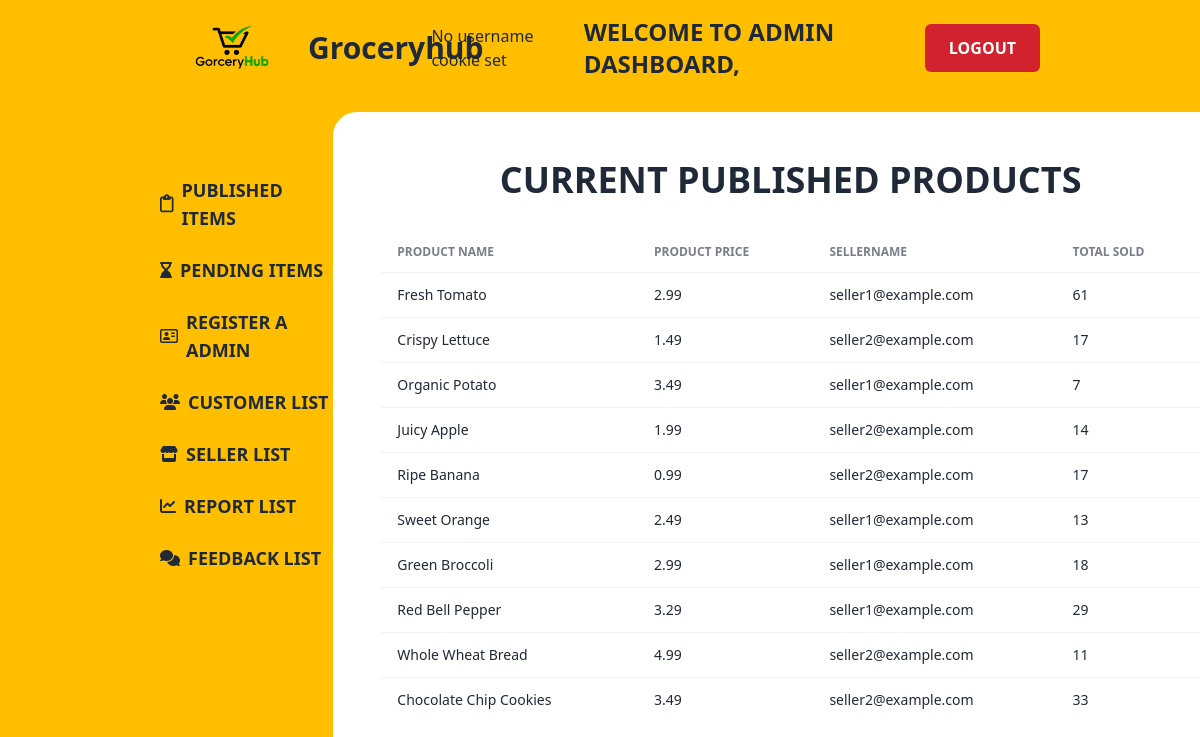
Page /src/viewer/publishedItems.php on the committed database.
### tables this page shows
CREATE TABLE `products` (
  `productId` int(11) NOT NULL,
  `name` varchar(50) NOT NULL,
  `imgurl` varchar(60) DEFAULT NULL,
  `price` decimal(10,2) NOT NULL,
  `ammount` text DEFAULT NULL,
  `publishdate` date NOT NULL,
  `selleremail` varchar(60) DEFAULT NULL,
  `cartcount` int(11) DEFAULT NULL,
  `category` varchar(50) NOT NULL,
  `status` varchar(20) DEFAULT NULL,
  `rating` float DEFAULT NULL,
  `numOfPeople` int(11) DEFAULT 0
);

### src/viewer/publishedItems.php (the view, shortened to what this page needs)
<!DOCTYPE html>
<html data-theme="light" lang="en" style="scroll-behavior: smooth;">
<head>
    <link href="https://cdn.jsdelivr.net/npm/daisyui@4.7.3/dist/full.min.css" rel="stylesheet" type="text/css" />
    <script src="https://cdn.tailwindcss.com"></script>
</head>
<body class="bg-yellowPrimary">
    <header>
      <?php include 'navbar2.php'; ?>
    </header>
    <main>
      <section class="pl-40 pt-4 h-screen">
        <div class="grid grid-cols-6">
          <div class="mt-16">
            <?php include 'sidebar.php'; ?>
          </div>
          <div class="col-span-5 bg-white rounded-tl-3xl h-screen pl-12 pt-12">
            <div>
              <h1 class="text-4xl font-bold uppercase text-center mb-8">Current published products</h1>
            </div>
            <div class='overflow-x-auto'>
              <table class='table'>
                  <thead>
                      <tr>
                          <th class="uppercase">Product Name</th>
                          <th class="uppercase">Product Price</th>
                          <th class="uppercase">sellername</th>
                          <th class="uppercase">total sold</th>
                      </tr>
                  </thead>
                  <tbody>
                  <?php
                    require('DBconnect.php');
                    $query = "SELECT * FROM products where status = 'published'";
                    $result = mysqli_query($conn, $query);
                    if (mysqli_num_rows($result) > 0){
                        while ($row = mysqli_fetch_assoc($result)){
                            $productprice = $row['price'];
                            $productseller = $row['selleremail'];
                            $productSellCount = $row['cartcount'];
                            ?>
                              <tr>
                                <td><?php echo $row['name'] ?></td>
                                <td><?php echo $productprice ?></td>
                                <td><?php echo $productseller ?></td>
                                <td><?php echo $productSellCount ?></td>
                              </tr>
                    <?php
                          }
                    }?>
                  </tbody>
              </table>
            </div>
          </div>
        </div>
      </section>
    </main>
</body>
</html>

### rows in the picture
products: name "Fresh Tomato", price "2.99", selleremail "seller1@example.com", cartcount "61"
products: name "Crispy Lettuce", price "1.49", selleremail "seller2@example.com", cartcount "17"
products: name "Organic Potato", price "3.49", selleremail "seller1@example.com", cartcount "7"
products: name "Juicy Apple", price "1.99", selleremail "seller2@example.com", cartcount "14"
products: name "Ripe Banana", price "0.99", selleremail "seller2@example.com", cartcount "17"
products: name "Sweet Orange", price "2.49", selleremail "seller1@example.com", cartcount "13"
products: name "Green Broccoli", price "2.99", selleremail "seller1@example.com", cartcount "18"
products: name "Red Bell Pepper", price "3.29", selleremail "seller1@example.com", cartcount "29"
products: name "Whole Wheat Bread", price "4.99", selleremail "seller2@example.com", cartcount "11"
products: name "Chocolate Chip Cookies", price "3.49", selleremail "seller2@example.com", cartcount "33"
